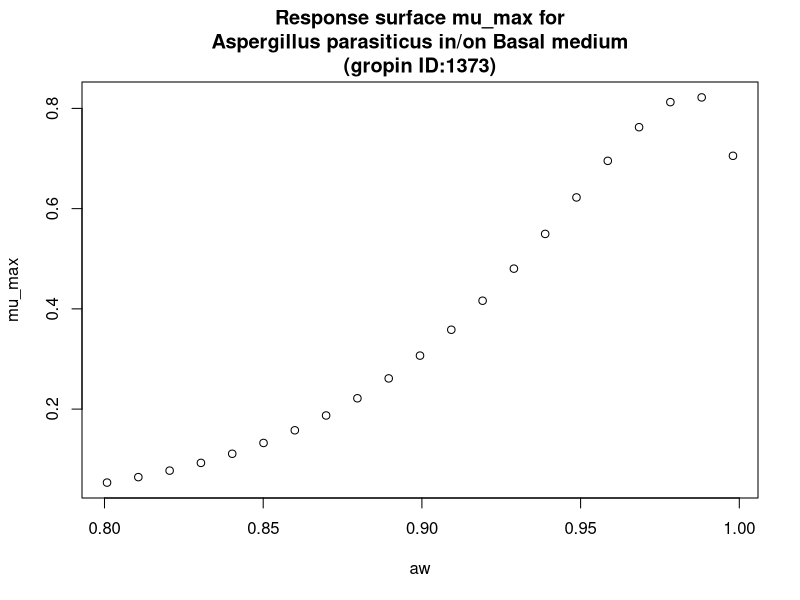

The R script that drew this image:
#############################
# start of Parameter script
#############################
aw <- seq(0.8008,0.998001998001998,length.out=21)
#############################
# end of Parameter script
#############################
############################# 
# start of Model script Gropin ID 1373 
#############################
 
# constant coefficients for this model
 
variables <- data.frame(aw)
argumentsPar <- expand.grid(variables)
 
# heart of the model
response_surface <- function(aw) {
   mumax <-exp(-0.5825+6.392*sqrt(1-aw)-26.11*(sqrt(1-aw))^2)

return(mumax=mumax)
} 

# output parameters
mumax <- cbind(argumentsPar,response_surface(argumentsPar['aw']))
colnames(mumax) <- c(colnames(argumentsPar),'mumax')
#############################
# End of Model script
#############################
############################# 
# start of Visualisation script Gropin ID 1373 
#############################
plot(aw,mumax$mumax,
                          xlab='aw',
                          ylab='mu_max',main='Response surface mu_max for
Aspergillus parasiticus in/on Basal medium
(gropin ID:1373)')
#############################
# End of Visualisation script
#############################
